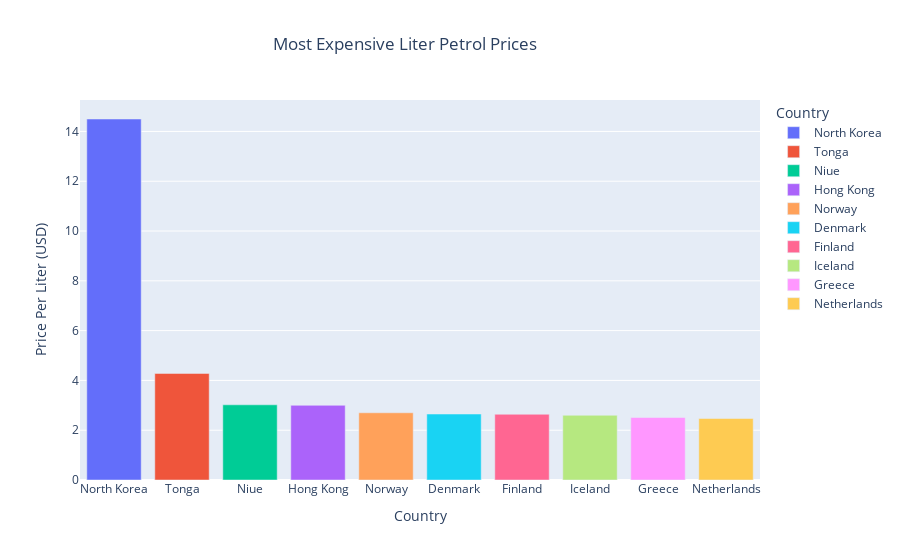

Notebook code cell kept with this figure:
### Code cell
# Bar Plot - Most Expensive countries to buy Liters of Oil.

fig_price = px.bar(price_per_liter_top_10, x = 'Country',  y = 'Price Per Liter (USD)', title = 'Most Expensive Liter Petrol Prices', color = 'Country')
fig_price.update_layout(font_size = 12, title_x = 0.45)

fig_price.show()

### Figure 1 — Plotly figure (JSON) as saved in the notebook; plotly's stock layout.template omitted (floating-point values rounded to 4 significant figures)
{"data": [{"alignmentgroup": "True", "hovertemplate": "Country=%{x}<br>Price Per Liter (USD)=%{y}<extra></extra>", "legendgroup": "North Korea", "marker": {"color": "#636efa", "pattern": {"shape": ""}}, "name": "North Korea", "offsetgroup": "North Korea", "orientation": "v", "showlegend": true, "textposition": "auto", "type": "bar", "x": ["North Korea"], "xaxis": "x", "y": [14.5], "yaxis": "y"}, {"alignmentgroup": "True", "hovertemplate": "Country=%{x}<br>Price Per Liter (USD)=%{y}<extra></extra>", "legendgroup": "Tonga", "marker": {"color": "#EF553B", "pattern": {"shape": ""}}, "name": "Tonga", "offsetgroup": "Tonga", "orientation": "v", "showlegend": true, "textposition": "auto", "type": "bar", "x": ["Tonga"], "xaxis": "x", "y": [4.28], "yaxis": "y"}, {"alignmentgroup": "True", "hovertemplate": "Country=%{x}<br>Price Per Liter (USD)=%{y}<extra></extra>", "legendgroup": "Niue", "marker": {"color": "#00cc96", "pattern": {"shape": ""}}, "name": "Niue", "offsetgroup": "Niue", "orientation": "v", "showlegend": true, "textposition": "auto", "type": "bar", "x": ["Niue"], "xaxis": "x", "y": [3.02], "yaxis": "y"}, {"alignmentgroup": "True", "hovertemplate": "Country=%{x}<br>Price Per Liter (USD)=%{y}<extra></extra>", "legendgroup": "Hong Kong", "marker": {"color": "#ab63fa", "pattern": {"shape": ""}}, "name": "Hong Kong", "offsetgroup": "Hong Kong", "orientation": "v", "showlegend": true, "textposition": "auto", "type": "bar", "x": ["Hong Kong"], "xaxis": "x", "y": [3], "yaxis": "y"}, {"alignmentgroup": "True", "hovertemplate": "Country=%{x}<br>Price Per Liter (USD)=%{y}<extra></extra>", "legendgroup": "Norway", "marker": {"color": "#FFA15A", "pattern": {"shape": ""}}, "name": "Norway", "offsetgroup": "Norway", "orientation": "v", "showlegend": true, "textposition": "auto", "type": "bar", "x": ["Norway"], "xaxis": "x", "y": [2.7], "yaxis": "y"}, {"alignmentgroup": "True", "hovertemplate": "Country=%{x}<br>Price Per Liter (USD)=%{y}<extra></extra>", "legendgroup": "Denmark", "marker": {"color": "#19d3f3", "pattern": {"shape": ""}}, "name": "Denmark", "offsetgroup": "Denmark", "orientation": "v", "showlegend": true, "textposition": "auto", "type": "bar", "x": ["Denmark"], "xaxis": "x", "y": [2.65], "yaxis": "y"}, {"alignmentgroup": "True", "hovertemplate": "Country=%{x}<br>Price Per Liter (USD)=%{y}<extra></extra>", "legendgroup": "Finland", "marker": {"color": "#FF6692", "pattern": {"shape": ""}}, "name": "Finland", "offsetgroup": "Finland", "orientation": "v", "showlegend": true, "textposition": "auto", "type": "bar", "x": ["Finland"], "xaxis": "x", "y": [2.64], "yaxis": "y"}, {"alignmentgroup": "True", "hovertemplate": "Country=%{x}<br>Price Per Liter (USD)=%{y}<extra></extra>", "legendgroup": "Iceland", "marker": {"color": "#B6E880", "pattern": {"shape": ""}}, "name": "Iceland", "offsetgroup": "Iceland", "orientation": "v", "showlegend": true, "textposition": "auto", "type": "bar", "x": ["Iceland"], "xaxis": "x", "y": [2.6], "yaxis": "y"}, {"alignmentgroup": "True", "hovertemplate": "Country=%{x}<br>Price Per Liter (USD)=%{y}<extra></extra>", "legendgroup": "Greece", "marker": {"color": "#FF97FF", "pattern": {"shape": ""}}, "name": "Greece", "offsetgroup": "Greece", "orientation": "v", "showlegend": true, "textposition": "auto", "type": "bar", "x": ["Greece"], "xaxis": "x", "y": [2.51], "yaxis": "y"}, {"alignmentgroup": "True", "hovertemplate": "Country=%{x}<br>Price Per Liter (USD)=%{y}<extra></extra>", "legendgroup": "Netherlands", "marker": {"color": "#FECB52", "pattern": {"shape": ""}}, "name": "Netherlands", "offsetgroup": "Netherlands", "orientation": "v", "showlegend": true, "textposition": "auto", "type": "bar", "x": ["Netherlands"], "xaxis": "x", "y": [2.47], "yaxis": "y"}], "layout": {"barmode": "relative", "font": {"size": 12}, "legend": {"title": {"text": "Country"}, "tracegroupgap": 0}, "title": {"text": "Most Expensive Liter Petrol Prices", "x": 0.45}, "xaxis": {"anchor": "y", "categoryarray": ["North Korea", "Tonga", "Niue", "Hong Kong", "Norway", "Denmark", "Finland", "Iceland", "Greece", "Netherlands"], "categoryorder": "array", "domain": [0, 1], "title": {"text": "Country"}}, "yaxis": {"anchor": "x", "domain": [0, 1], "title": {"text": "Price Per Liter (USD)"}}}}
